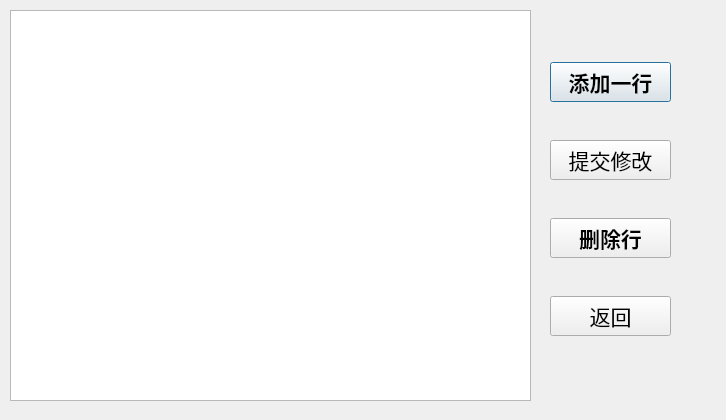
<?xml version="1.0" encoding="UTF-8"?>
<ui version="4.0">
 <class>MyClassTable</class>
 <widget class="QDialog" name="MyClassTable">
  <property name="geometry">
   <rect>
    <x>0</x>
    <y>0</y>
    <width>726</width>
    <height>420</height>
   </rect>
  </property>
  <property name="windowTitle">
   <string>我的课表</string>
  </property>
  <widget class="QTableView" name="tableView">
   <property name="geometry">
    <rect>
     <x>10</x>
     <y>10</y>
     <width>521</width>
     <height>391</height>
    </rect>
   </property>
  </widget>
  <widget class="QWidget" name="layoutWidget">
   <property name="geometry">
    <rect>
     <x>550</x>
     <y>30</y>
     <width>121</width>
     <height>341</height>
    </rect>
   </property>
   <layout class="QVBoxLayout" name="verticalLayout">
    <item>
     <widget class="QPushButton" name="pushButton">
      <property name="font">
       <font>
        <family>Weibei SC</family>
        <pointsize>16</pointsize>
        <weight>75</weight>
        <bold>true</bold>
       </font>
      </property>
      <property name="text">
       <string>添加一行</string>
      </property>
     </widget>
    </item>
    <item>
     <widget class="QPushButton" name="pushButton_4">
      <property name="font">
       <font>
        <family>Weibei SC</family>
        <pointsize>16</pointsize>
       </font>
      </property>
      <property name="text">
       <string>提交修改</string>
      </property>
     </widget>
    </item>
    <item>
     <widget class="QPushButton" name="pushButton_2">
      <property name="font">
       <font>
        <family>Weibei TC</family>
        <pointsize>16</pointsize>
        <weight>75</weight>
        <bold>true</bold>
       </font>
      </property>
      <property name="text">
       <string>删除行</string>
      </property>
     </widget>
    </item>
    <item>
     <widget class="QPushButton" name="pushButton_3">
      <property name="font">
       <font>
        <family>Weibei SC</family>
        <pointsize>16</pointsize>
       </font>
      </property>
      <property name="text">
       <string>返回</string>
      </property>
     </widget>
    </item>
   </layout>
  </widget>
 </widget>
 <resources/>
 <connections/>
</ui>
